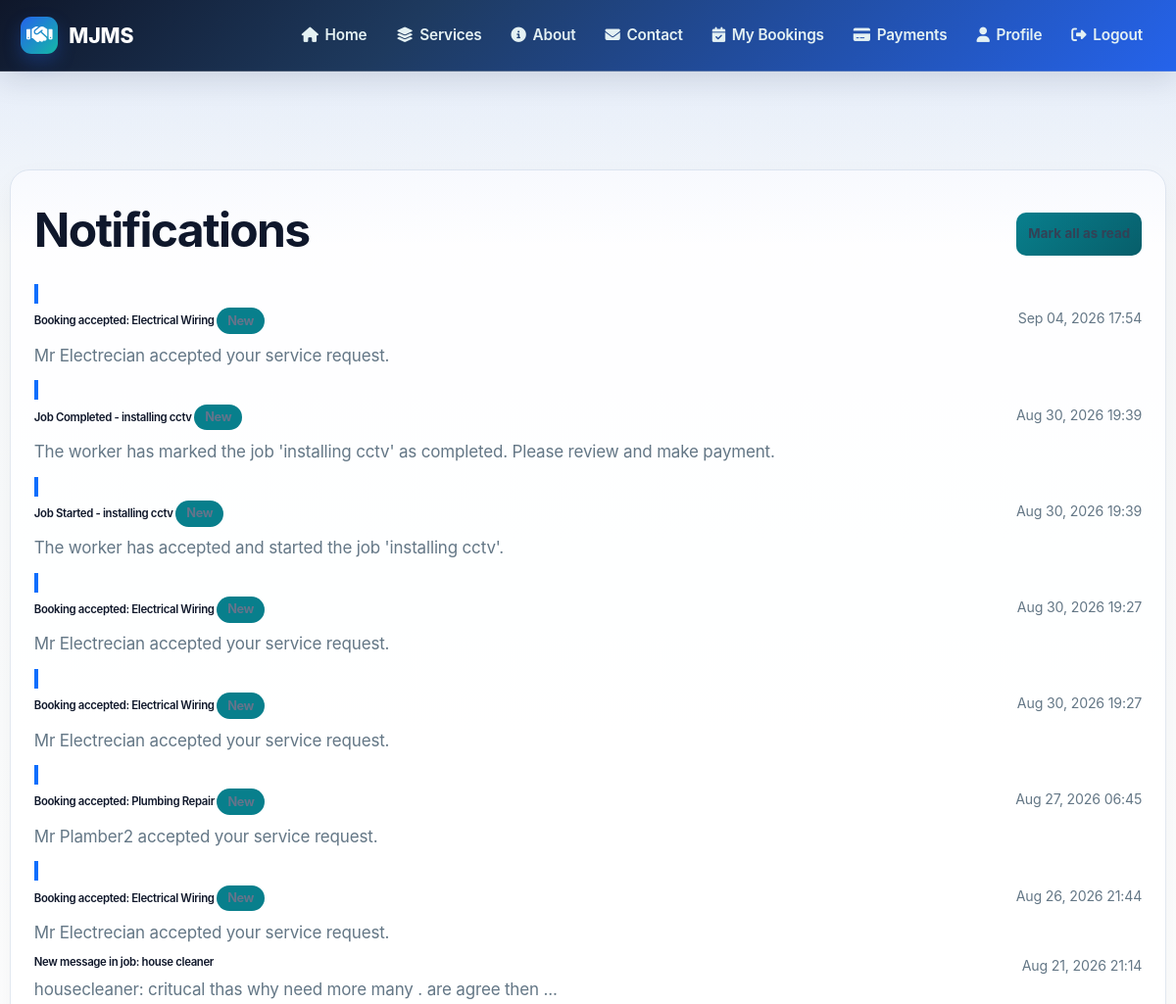
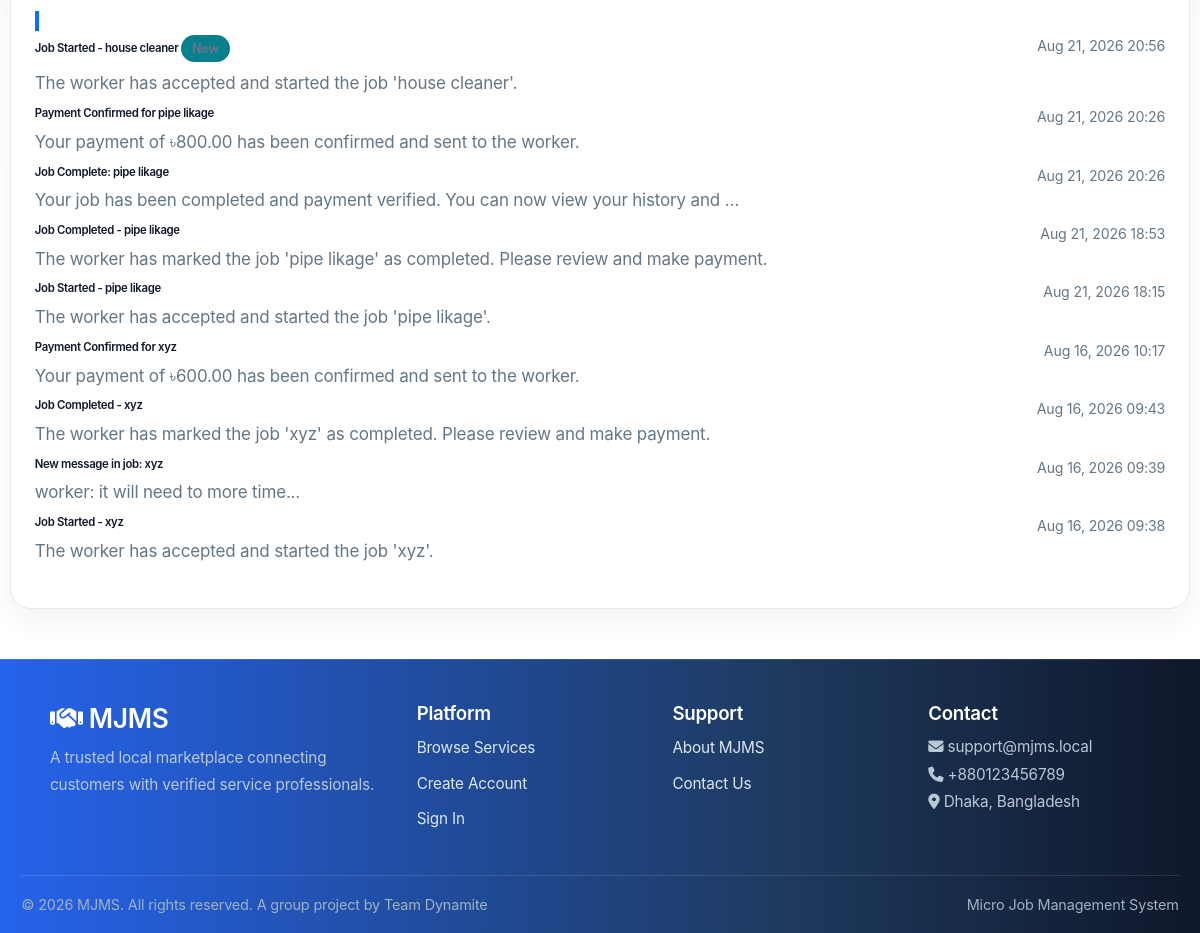
The page /notifications/ (signed in) on the database its author committed (2 pictures, top to bottom).
### notifications/models.py (models this page shows, shortened)
class Notification(models.Model):
    NOTIFICATION_TYPE_CHOICES = [
        ('JOB_COMPLETED', 'Job Completed by Worker'),
        ('JOB_STARTED', 'Job Started'),
        ('JOB_CANCELLED', 'Job Cancelled'),
        ('JOB_WORKER_UNAVAILABLE', 'Worker Unavailable at Requested Time'),
        ('JOB_CONFLICT', 'Job Time Conflict'),
        ('WORKER_APPLIED', 'Worker Applied for Your Request'),
        ('APPLICATION_ACCEPTED', 'Your Application Was Accepted'),
        ('APPLICATION_REJECTED', 'Your Application Was Rejected'),
        ('JOB_PAYMENT_SUBMITTED', 'Payment Submitted for Job'),
        ('PAYMENT_VERIFIED', 'Payment Verified - You Received Payment'),
        ('PAYMENT_PENDING', 'Payment Pending Verification'),
        ('WORKER_APPROVED', 'Your Worker Account Has Been Approved'),
        ('WORKER_REJECTED', 'Your Worker Account Application Was Rejected'),
        ('WORKER_PROFILE_UPDATED', 'Your Worker Profile Was Updated'),
        ('GENERAL', 'General Notification'),
    ]
    user = models.ForeignKey(
        settings.AUTH_USER_MODEL,
        on_delete=models.CASCADE,
        related_name='notifications'
    )
    title = models.CharField(max_length=255)
    message = models.TextField()
    notification_type = models.CharField(
        max_length=50,
        choices=NOTIFICATION_TYPE_CHOICES,
        default='GENERAL'
    )
    is_read = models.BooleanField(default=False)
    job = models.ForeignKey(
        'bookings.Job',
        on_delete=models.SET_NULL,
        null=True,
        blank=True,
        related_name='notifications'
    )
    payment = models.ForeignKey(
        'payments.Payment',
        on_delete=models.SET_NULL,
        null=True,
        blank=True,
        related_name='notifications'
    )
    related_user = models.ForeignKey(
        settings.AUTH_USER_MODEL,
        on_delete=models.SET_NULL,
        null=True,
        blank=True,
        related_name='notifications_about_me'
    )
    created_at = models.DateTimeField(auto_now_add=True)
    updated_at = models.DateTimeField(auto_now=True)
    class Meta:
        ordering = ['-created_at']
        indexes = [
            models.Index(fields=['user', '-created_at']),
            models.Index(fields=['user', 'is_read']),
            models.Index(fields=['notification_type']),
        ]

### notifications/views.py (the view)
# urls.py: path('', views.notification_list, name='notification_list'),
@login_required
def notification_list(request):
    notifications = Notification.objects.filter(user=request.user).order_by('-created_at')
    unread_count = notifications.filter(is_read=False).count()
    return render(request, 'notifications/notification_list.html', {
        'notifications': notifications,
        'unread_count': unread_count,
    })

### notifications/views.py (called while the page is built)
def notification_context(request):
    if not request.user.is_authenticated:
        return {}
    return {
        'unread_notification_count': Notification.objects.filter(
            user=request.user,
            is_read=False,
        ).count(),
    }

### templates/notifications/notification_list.html (shortened to what this page needs)
{% extends "base.html" %}
{% load static %}
{% block content %}
<div class="container" style="margin-top: 100px; margin-bottom: 50px;">
    <div class="row">
        <div class="col-md-10 offset-md-1">
            <div class="d-flex justify-content-between align-items-center mb-4">
                <h1>Notifications</h1>
                {% if unread_count > 0 %}
                    <a href="{% url 'mark_all_notifications_read' %}" class="btn btn-sm btn-secondary">
                        Mark all as read
                    </a>
                {% endif %}
            </div>
            {% if notifications %}
                <div class="list-group">
                    {% for notification in notifications %}
                        <a href="{% url 'notification_detail' notification.id %}" class="list-group-item list-group-item-action {% if not notification.is_read %}active{% endif %}">
                            <div class="d-flex w-100 justify-content-between">
                                <div>
                                    <h6 class="mb-1">
                                        {{ notification.title }}
                                        {% if not notification.is_read %}
                                            <span class="badge bg-primary">New</span>
                                        {% endif %}
                                    </h6>
                                    <p class="mb-1 text-muted">{{ notification.message|truncatewords:15 }}</p>
                                </div>
                                <small class="text-muted">
                                    {{ notification.created_at|date:"M d, Y H:i" }}
                                </small>
                            </div>
                        </a>
                    {% endfor %}
                </div>
            {% else %}
                <div class="alert alert-info">
                    <h5>No notifications yet</h5>
                    <p>You'll see notifications here when workers apply for your jobs, payments are made, or jobs are completed.</p>
                </div>
            {% endif %}
        </div>
    </div>
</div>
{% endblock %}

### rows shown on the page
Notification: title "Booking accepted: Electrical Wiring", is_read "New", message "Mr Electrecian accepted your service request.", created_at "Sep 04, 2026 17:54"
Notification: title "Job Completed - installing cctv", is_read "New", message "The worker has marked the job 'installing cctv' as completed. Please review and make payment.", created_at "Aug 30, 2026 19:39"
Notification: title "Job Started - installing cctv", is_read "New", message "The worker has accepted and started the job 'installing cctv'.", created_at "Aug 30, 2026 19:39"
Notification: title "Booking accepted: Electrical Wiring", is_read "New", message "Mr Electrecian accepted your service request.", created_at "Aug 30, 2026 19:27"
Notification: title "Booking accepted: Electrical Wiring", is_read "New", message "Mr Electrecian accepted your service request.", created_at "Aug 30, 2026 19:27"
Notification: title "Booking accepted: Plumbing Repair", is_read "New", message "Mr Plamber2 accepted your service request.", created_at "Aug 27, 2026 06:45"
Notification: title "Booking accepted: Electrical Wiring", is_read "New", message "Mr Electrecian accepted your service request.", created_at "Aug 26, 2026 21:44"
Notification: title "New message in job: house cleaner", message "housecleaner: critucal thas why need more many . are agree then ...", created_at "Aug 21, 2026 21:14"
Notification: title "Job Started - house cleaner", is_read "New", message "The worker has accepted and started the job 'house cleaner'.", created_at "Aug 21, 2026 20:56"
Notification: title "Payment Confirmed for pipe likage", message "Your payment of ৳800.00 has been confirmed and sent to the worker.", created_at "Aug 21, 2026 20:26"
Notification: title "Job Complete: pipe likage", message "Your job has been completed and payment verified. You can now view your history and …", created_at "Aug 21, 2026 20:26"
Notification: title "Job Completed - pipe likage", message "The worker has marked the job 'pipe likage' as completed. Please review and make payment.", created_at "Aug 21, 2026 18:53"
Notification: title "Job Started - pipe likage", message "The worker has accepted and started the job 'pipe likage'.", created_at "Aug 21, 2026 18:15"
Notification: title "Payment Confirmed for xyz", message "Your payment of ৳600.00 has been confirmed and sent to the worker.", created_at "Aug 16, 2026 10:17"
Notification: title "Job Completed - xyz", message "The worker has marked the job 'xyz' as completed. Please review and make payment.", created_at "Aug 16, 2026 09:43"
Notification: title "New message in job: xyz", message "worker: it will need to more time...", created_at "Aug 16, 2026 09:39"
Notification: title "Job Started - xyz", message "The worker has accepted and started the job 'xyz'.", created_at "Aug 16, 2026 09:38"
